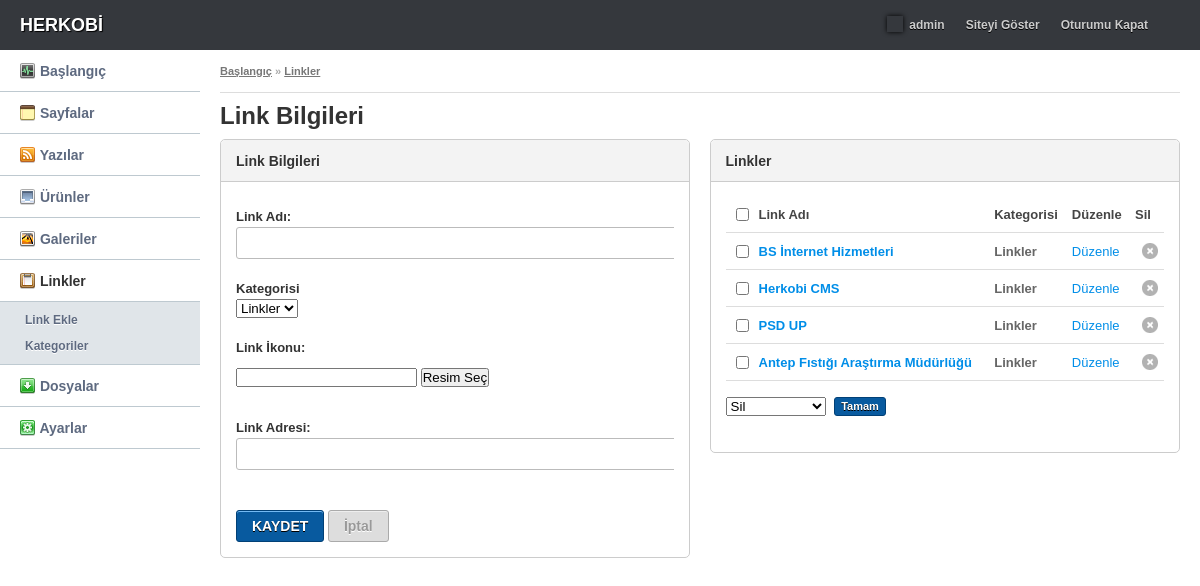
The app's page /panel/links.php (signed in) with its own data.
### tables this page shows
CREATE TABLE IF NOT EXISTS `links` (
  `id` int(11) NOT NULL AUTO_INCREMENT,
  `link` text NOT NULL,
  `category` int(11) NOT NULL,
  `icon` text NOT NULL,
  `url` text NOT NULL,
  KEY `id` (`id`)
);

CREATE TABLE IF NOT EXISTS `linkcategories` (
  `id` int(11) NOT NULL AUTO_INCREMENT,
  `category` text NOT NULL,
  KEY `id` (`id`)
);

### config.php (called while the page is built, shortened)
<?php
    $SITE_ADRESI = "http://localhost/hkv2";
?>

### panel/links.php (the view, shortened to what this page needs)
<?php
require_once '../config.php';
require_once 'inc/functions.php';
require_once 'inc/sayfalama.php';
$sayfalamaLimit = 20;
if (!isset($_GET['s'])) {
    $sayfalama = 1;
} else {
    $sayfalama = $_GET['s'];
    if (!is_numeric($sayfalama)) {
        $sayfalama = 1;
    }
}
$kacta = (($sayfalama * $sayfalamaLimit) - $sayfalamaLimit);
$sql ="SELECT u.id, u.link, uk.category
    FROM links AS u
    LEFT JOIN linkcategories AS uk ON (u.category = uk.id)
    ORDER BY `u`.`id` ASC
    LIMIT $kacta , $sayfalamaLimit";
$sth = $db->prepare($sql);
$db->query("SET NAMES 'utf8'");
$sth->execute();
$TumSayfalar = $sth->fetchAll();
$TumSayfalarSay = count($TumSayfalar);
?>
<!DOCTYPE html PUBLIC "-//W3C//DTD XHTML 1.0 Transitional//EN" "http://www.w3.org/TR/xhtml1/DTD/xhtml1-transitional.dtd">
<html xmlns="http://www.w3.org/1999/xhtml">
    <head>
        <link rel="stylesheet" href="elfinder/css/smoothness/jquery-ui-1.8.13.custom.css" type="text/css" media="screen" title="no title" charset="utf-8">
            <link rel="stylesheet" href="elfinder/css/elfinder.css" type="text/css" media="screen" title="no title" charset="utf-8">
                </head>
                <body>
                    <div id="header">
                        <h1><a href="admin.php">HERKOBİ</a></h1>
                        <div class="userprofile">
                            <ul>
                                <li><a href="user.php"><img src="images/avatar.gif" alt="" /> admin</a></li>
                                <li><a href="<?php echo $SITE_ADRESI; ?>" target="_blank">Siteyi Göster</a></li>
                                <li><a href="logout.php">Oturumu Kapat</a></li>
                            </ul>
                        </div>
                    </div>
                    <div id="sidebar">
                        <ul id="nav">
                            <li><a href="admin.php"><img src="images/nav/dashboard.png" alt="" /> Başlangıç</a></li>
                            <li><a href="#" class="collapse"><img src="images/nav/pages.png" alt="" /> Sayfalar</a>
                            </li>
                            <li><a href="#" class="collapse"><img src="images/nav/rss.png" alt="" /> Yazılar</a>
                            </li>
                            <li><a href="#" class="collapse"><img src="images/nav/product.png" alt="" /> Ürünler</a>
                            </li>
                            <li><a href="#" class="collapse"><img src="images/nav/media.png" alt="" /> Galeriler</a>
                            </li>
                            <li><a href="#"><strong><img src="images/nav/links.png" alt="" /> Linkler</strong></a>
                                <ul>
                                    <li><a href="links.php">Link Ekle</a></li>
                                    <li><a href="link-categories.php">Kategoriler</a></li>
                                </ul>
                            </li>
                            <li><a href="files.php"><img src="images/nav/files.png" alt="" /> Dosyalar</a></li>
                            <li><a href="#" class="collapse"><img src="images/nav/settings.png" alt="" /> Ayarlar</a>
                            </li>
                        </ul>
                    </div>
                    <div id="content">
                        <div class="breadcrumb">
                            <a href="admin.php">Başlangıç</a> &raquo; <a href="links.php">Linkler</a>
                        </div>
                        <h2>Link Bilgileri</h2>
                        <div class="textbox half kleft">
                            <form id="bilgi" action="" method="post">
                                <h2>Link Bilgileri</h2>
                                <div class="textbox_content">
                                    <p><label>Link Adı:</label><br /><input type="text" name="link" size="70" value="<?php echo @$DuzenleSonuc[0]['link']; ?>" class="text" /></p>
                                    <p><label>Kategorisi</label><br />
                                        <select class="styled" name="category">
                                            <?php
                                            $sql = "SELECT * FROM linkcategories";
                                            $sth = $db->prepare($sql);
                                            $sth->execute();
                                            $sonuc = $sth->fetchAll();
                                            $say = count($sonuc);
                                            for ($i = 0; $i < $say; $i++) {
                                                if ($sonuc[$i]['id'] == @$DuzenleSonuc[0]['category']) {
                                                    echo '<option selected value="' . $sonuc[$i]['id'] . '">' . $sonuc[$i]['category'] . '</option>' . "\n";
                                                } else {
                                                    echo '<option value="' . $sonuc[$i]['id'] . '">' . $sonuc[$i]['category'] . '</option>' . "\n";
                                                }
                                            }
                                            ?>
                                        </select>
                                    </p>
                                    <p class="fileupload">
                                        <label>Link İkonu:</label>
                                        <input type="text" id="field" name="icon" value="<?php echo @$DuzenleSonuc[0]['icon']; ?>" />
                                        <input type="button" id="open" class="file" value="Resim Seç" />
                                    </p>
                                    <p><label>Link Adresi:</label><br /><input type="text" name="url" size="70" value="<?php echo @$DuzenleSonuc[0]['url']; ?>" class="text" /></p>
                                </div>
                                <div class="textbox_content">
                                    <p>
                                        <input type="submit" class="submit" value="KAYDET" />
                                        <input type="submit" class="submit disabled" disabled="disabled" value="İptal" />
                                    </p>
                                </div>
                            </form>
                        </div>
                        <div class="textbox half kright">
                            <h2>Linkler</h2>
                            <div class="textbox_content">
                                <table cellpadding="0" cellspacing="0" width="100%" class="sortable">
                                    <thead>
                                        <tr>
                                            <th width="10"><input type="checkbox" class="check_all" /></th>
                                            <th>Link Adı</th>
                                            <th>Kategorisi</th>
                                            <th>Düzenle</th>
                                            <th>Sil</th>
                                        </tr>
                                    </thead>
                                    <tbody>
                                        <form action="" method="post">
                                            <?php
                                            for ($i = 0; $i < $TumSayfalarSay; $i++) {
                                                echo '
	                    <tr>
	                      <td><input type="checkbox" name="tut[]" value="' . @$TumSayfalar[$i]["id"] . '" /></td>
	                      <td><strong><a href="links.php?duzelt=' . @$TumSayfalar[$i]["id"] . '">' . @$TumSayfalar[$i]["link"] . '</a></strong></td>
                        <td><strong>' . @$TumSayfalar[$i]["category"] . '</td>
	                      <td><a href="links.php?duzelt=' . @$TumSayfalar[$i]["id"] . '">Düzenle</a></td>
	                      <td class="delete"><a href="?sil=' . @$TumSayfalar[$i]["id"] . '"><img src="images/close.png" alt="Delete" title="Delete" /></a></td>
	                    </tr>
	                    ';
                                            }
                                            ?>
                                    </tbody>
                                </table>
                                <div class="tableactions">
                                    <select name="toplusil">
                                        <option value="sil">Sil</option>
                                    </select>
                                    <input type="submit" class="submit tiny" value="Tamam" />
                                </div>
                                <div class="table_pagination right">
                                </div>
                            </div>
                        </div>
                    </div>
                </body>
                </html>

### records on screen
links: link "BS İnternet Hizmetleri", linkcategories.category "Linkler"
links: link "Herkobi CMS", linkcategories.category "Linkler"
links: link "PSD UP", linkcategories.category "Linkler"
links: link "Antep Fıstığı Araştırma Müdürlüğü", linkcategories.category "Linkler"

### other values on screen
form field category "Linkler"
